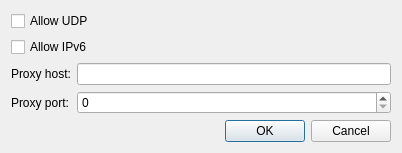
<?xml version="1.0" encoding="UTF-8"?>
<ui version="4.0">
 <class>AccountConfigDialog</class>
 <widget class="QDialog" name="AccountConfigDialog">
  <property name="geometry">
   <rect>
    <x>0</x>
    <y>0</y>
    <width>402</width>
    <height>139</height>
   </rect>
  </property>
  <property name="windowTitle">
   <string>Account configuration</string>
  </property>
  <layout class="QVBoxLayout" name="verticalLayout">
   <item>
    <widget class="QCheckBox" name="AllowUDP_">
     <property name="text">
      <string>Allow UDP</string>
     </property>
    </widget>
   </item>
   <item>
    <widget class="QCheckBox" name="AllowIPv6_">
     <property name="text">
      <string>Allow IPv6</string>
     </property>
    </widget>
   </item>
   <item>
    <layout class="QFormLayout" name="formLayout">
     <item row="0" column="0">
      <widget class="QLabel" name="label">
       <property name="text">
        <string>Proxy host:</string>
       </property>
      </widget>
     </item>
     <item row="0" column="1">
      <widget class="QLineEdit" name="ProxyHost_"/>
     </item>
     <item row="1" column="0">
      <widget class="QLabel" name="label_2">
       <property name="text">
        <string>Proxy port:</string>
       </property>
      </widget>
     </item>
     <item row="1" column="1">
      <widget class="QSpinBox" name="ProxyPort_"/>
     </item>
    </layout>
   </item>
   <item>
    <widget class="QDialogButtonBox" name="buttonBox">
     <property name="orientation">
      <enum>Qt::Horizontal</enum>
     </property>
     <property name="standardButtons">
      <set>QDialogButtonBox::Cancel|QDialogButtonBox::Ok</set>
     </property>
    </widget>
   </item>
  </layout>
 </widget>
 <resources/>
 <connections>
  <connection>
   <sender>buttonBox</sender>
   <signal>accepted()</signal>
   <receiver>AccountConfigDialog</receiver>
   <slot>accept()</slot>
   <hints>
    <hint type="sourcelabel">
     <x>248</x>
     <y>254</y>
    </hint>
    <hint type="destinationlabel">
     <x>157</x>
     <y>274</y>
    </hint>
   </hints>
  </connection>
  <connection>
   <sender>buttonBox</sender>
   <signal>rejected()</signal>
   <receiver>AccountConfigDialog</receiver>
   <slot>reject()</slot>
   <hints>
    <hint type="sourcelabel">
     <x>316</x>
     <y>260</y>
    </hint>
    <hint type="destinationlabel">
     <x>286</x>
     <y>274</y>
    </hint>
   </hints>
  </connection>
 </connections>
</ui>
